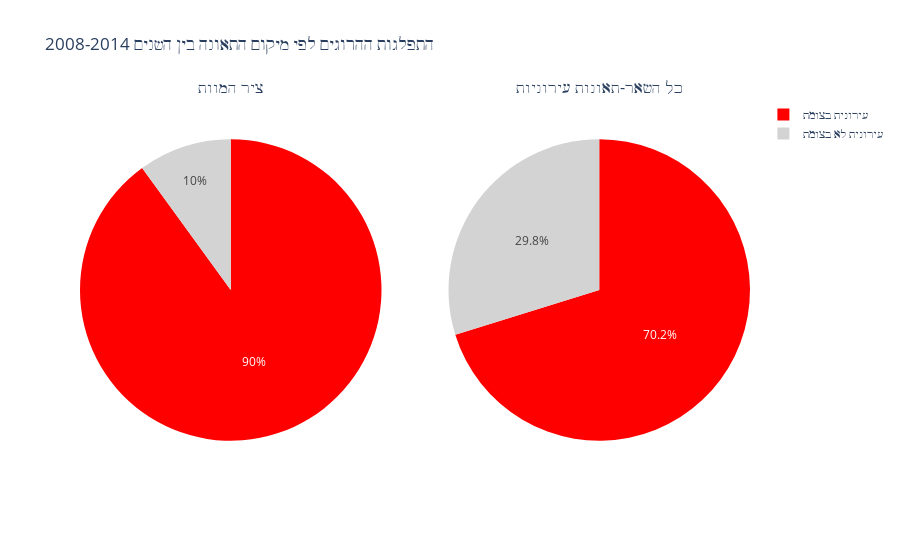

Write notebook code for a chart like this one.
### Markdown cell above
### fatal

### Code cell
year_filter = 2014
col = 'road_type_hebrew'
piv_df = d_piv_fatal
rest_df = rest_fatal

fig = make_subplots(1, 2, specs=[[{'type':'domain'}, {'type':'domain'}]],
                subplot_titles=['ציר המוות', 'כל השאר-תאונות עירוניות'])
    
piv_gb = piv_df[piv_df['accident_year']<=year_filter][col].value_counts()
rest_gb = rest_df[rest_df['accident_year']<=year_filter][col].value_counts()

colors = ['red','lightgray']
fig.add_trace(go.Pie(labels=piv_gb.index.values, values=piv_gb.values), 1, 1)
fig.add_trace(go.Pie(labels=rest_gb.index.values, values=rest_gb.values), 1, 2)
fig.update_traces(marker=dict(colors=colors))
fig.update_layout(title_text='התפלגות ההרוגים לפי מיקום התאונה בין השנים 2008-{}'.format(year_filter))    
fig.show()

### Figure 1 — Plotly figure (JSON) as saved in the notebook; plotly's stock layout.template omitted (floating-point values rounded to 4 significant figures)
{"data": [{"domain": {"x": [0, 0.45], "y": [0, 1]}, "labels": ["עירונית בצומת", "עירונית לא בצומת"], "marker": {"colors": ["red", "lightgray"]}, "type": "pie", "values": [18, 2]}, {"domain": {"x": [0.55, 1], "y": [0, 1]}, "labels": ["עירונית לא בצומת", "עירונית בצומת"], "marker": {"colors": ["red", "lightgray"]}, "type": "pie", "values": [648, 275]}], "layout": {"annotations": [{"font": {"size": 16}, "showarrow": false, "text": "ציר המוות", "x": 0.225, "xanchor": "center", "xref": "paper", "y": 1, "yanchor": "bottom", "yref": "paper"}, {"font": {"size": 16}, "showarrow": false, "text": "כל השאר-תאונות עירוניות", "x": 0.775, "xanchor": "center", "xref": "paper", "y": 1, "yanchor": "bottom", "yref": "paper"}], "title": {"text": "התפלגות ההרוגים לפי מיקום התאונה בין השנים 2008-2014"}}}
